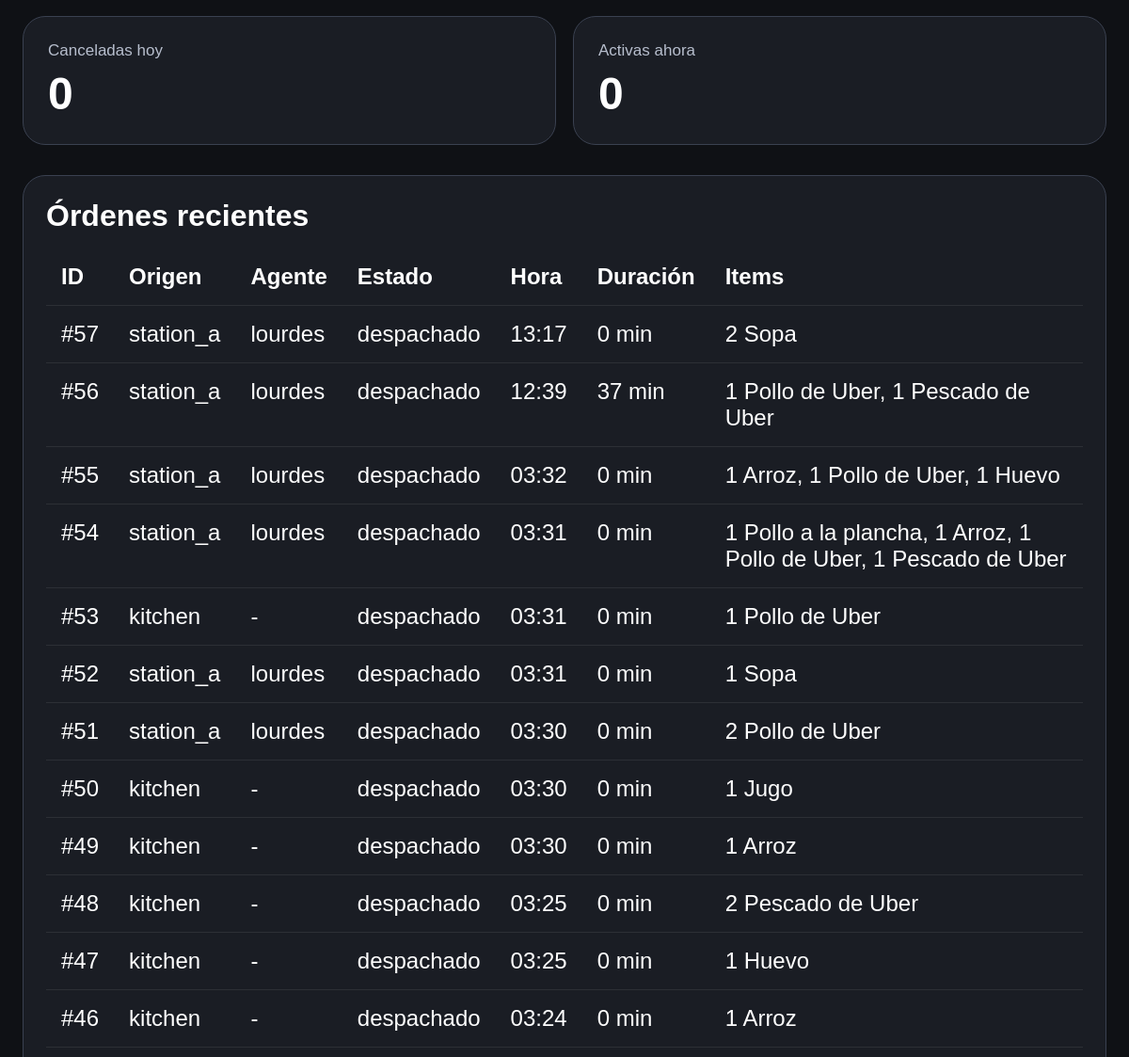
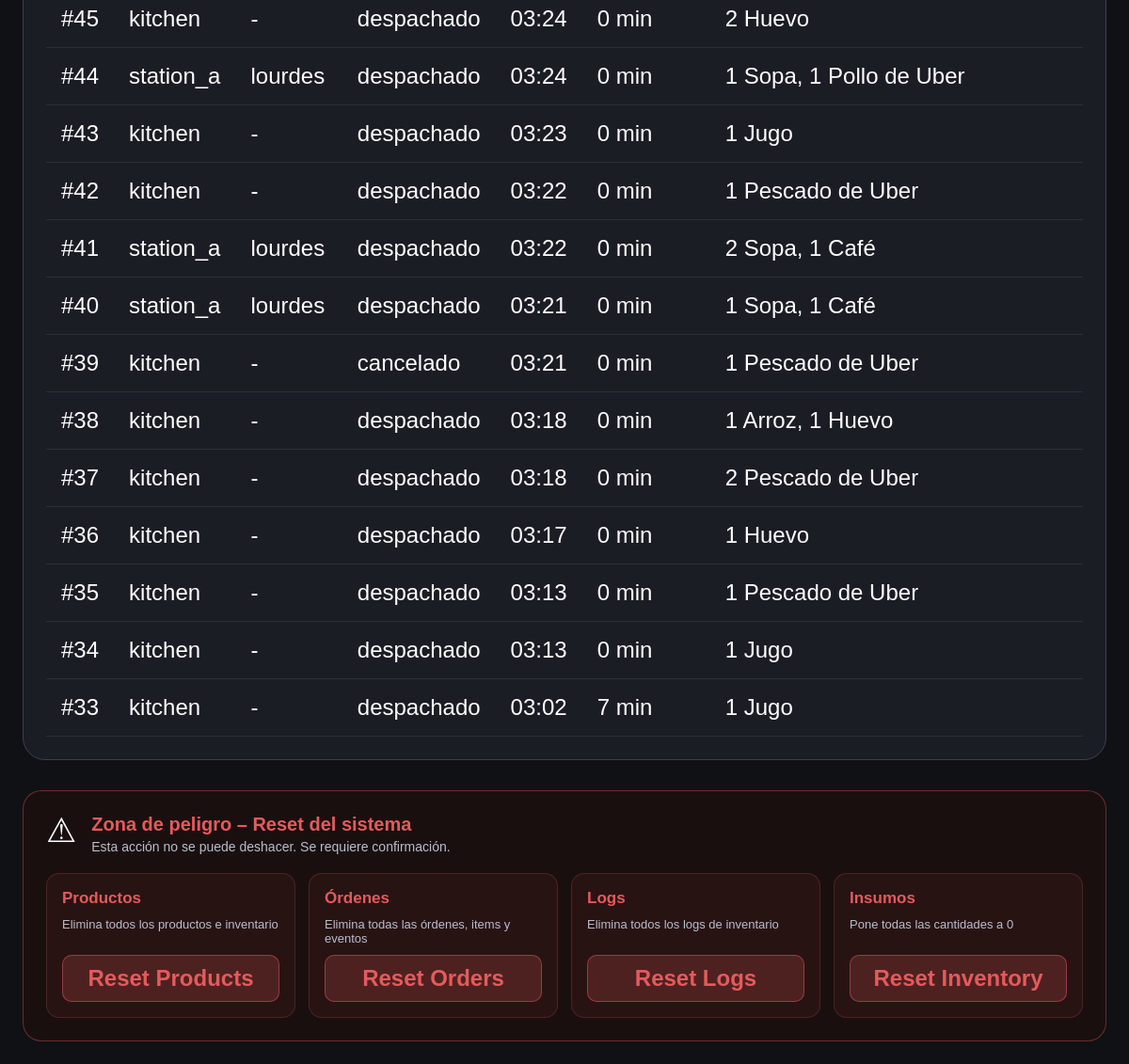
Before: /admin (signed in, lower part) with the older database file (2 pictures, top to bottom).
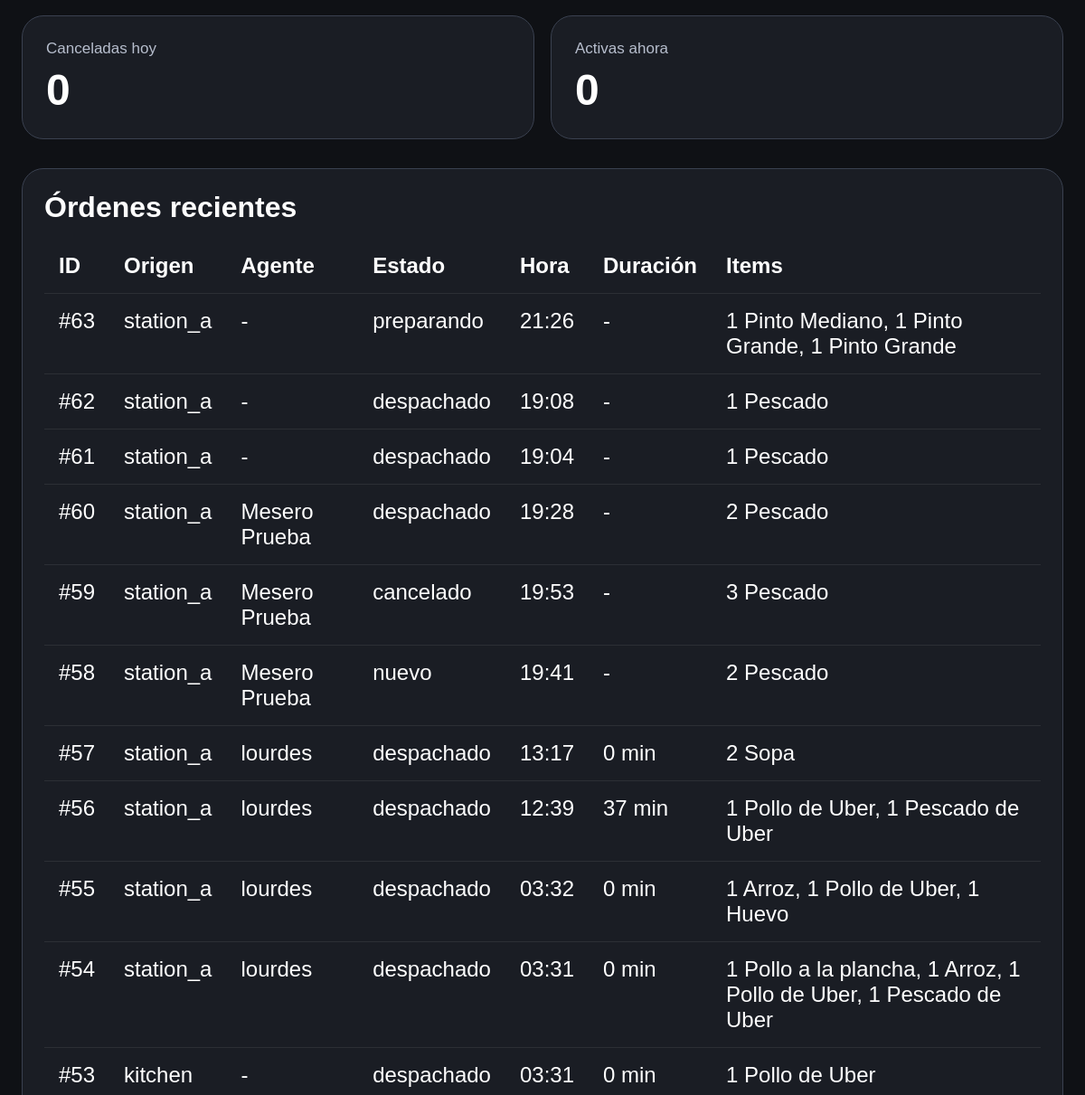
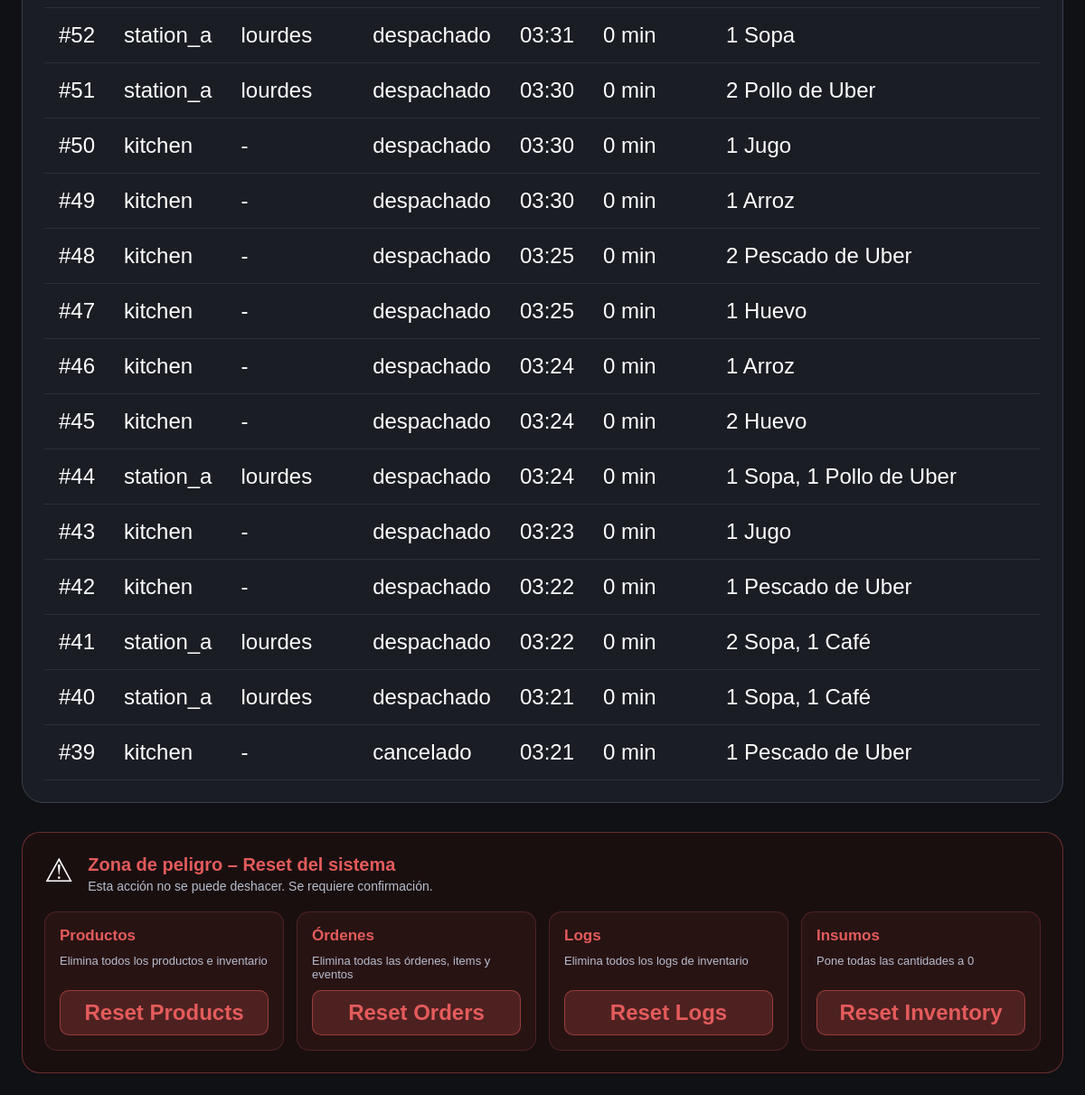
After: the same page with the newer database file (2 pictures, top to bottom).
### app/models.py (models this page shows)
class Order(Base):
    __tablename__ = "orders"
    id: Mapped[int] = mapped_column(Integer, primary_key=True, index=True)
    source_role: Mapped[str] = mapped_column(String(50), nullable=False)  # station_a / kitchen
    status: Mapped[str] = mapped_column(String(50), default="nuevo", index=True)
    requires_acceptance: Mapped[bool] = mapped_column(Boolean, default=True)
    waiter_id: Mapped[int | None] = mapped_column(Integer, ForeignKey("waiters.id"), nullable=True)
    waiter_name: Mapped[str | None] = mapped_column(String(200), nullable=True)
    order_label: Mapped[str | None] = mapped_column(String(120), nullable=True)  # nombre de la orden (ej. Uber)
    table_id: Mapped[int | None] = mapped_column(Integer, ForeignKey("tables.id"), nullable=True)
    created_at: Mapped[datetime] = mapped_column(DateTime, default=cr_now, index=True)
    accepted_at: Mapped[datetime | None] = mapped_column(DateTime, nullable=True)
    preparing_at: Mapped[datetime | None] = mapped_column(DateTime, nullable=True)
    ready_at: Mapped[datetime | None] = mapped_column(DateTime, nullable=True)
    dispatched_at: Mapped[datetime | None] = mapped_column(DateTime, nullable=True)
    cancelled_at: Mapped[datetime | None] = mapped_column(DateTime, nullable=True)
    updated_at: Mapped[datetime] = mapped_column(DateTime, default=cr_now, onupdate=cr_now)
    was_edited: Mapped[bool] = mapped_column(Boolean, default=False)
    was_cancelled: Mapped[bool] = mapped_column(Boolean, default=False)
    items = relationship("OrderItem", back_populates="order", cascade="all, delete-orphan")
    events = relationship("OrderEvent", back_populates="order", cascade="all, delete-orphan")
    table = relationship("Table")

class OrderItem(Base):
    __tablename__ = "order_items"
    id: Mapped[int] = mapped_column(Integer, primary_key=True)
    order_id: Mapped[int] = mapped_column(ForeignKey("orders.id"), nullable=False)
    product_id: Mapped[int] = mapped_column(ForeignKey("products.id"), nullable=False)
    quantity: Mapped[int] = mapped_column(Integer, default=1)
    order = relationship("Order", back_populates="items")
    product = relationship("Product")

class Product(Base):
    __tablename__ = "products"
    id: Mapped[int] = mapped_column(Integer, primary_key=True, index=True)
    name: Mapped[str] = mapped_column(String(200), unique=True, nullable=False)
    active: Mapped[bool] = mapped_column(Boolean, default=True)
    display_order: Mapped[int] = mapped_column(Integer, default=0)
    image_path: Mapped[str | None] = mapped_column(String(300), nullable=True)
    price: Mapped[float] = mapped_column(Float, default=0)
    category: Mapped[str] = mapped_column(String(40), default="General")
    created_at: Mapped[datetime] = mapped_column(DateTime, default=cr_now)

### app/routes/web.py (the view)
@router.get("/admin")
def admin_dashboard(request: Request, db: Session = Depends(get_db)):
    if not require_admin(request):
        return RedirectResponse(url="/admin/login")
    from sqlalchemy import func
    today_start = cr_now().replace(hour=0, minute=0, second=0, microsecond=0)
    yesterday_start = today_start - timedelta(days=1)
    orders_today_count = db.query(func.count(Order.id)).filter(Order.created_at >= today_start).scalar() or 0
    orders_yesterday_count = db.query(func.count(Order.id)).filter(Order.created_at >= yesterday_start, Order.created_at < today_start).scalar() or 0
    cancelled_today = db.query(func.count(Order.id)).filter(Order.created_at >= today_start, Order.was_cancelled == True).scalar() or 0
    active_now = db.query(func.count(Order.id)).filter(
        Order.created_at >= today_start,
        Order.status.in_(["nuevo", "aceptado", "preparando", "listo"]),
    ).scalar() or 0
    def avg_for_range(start, end=None):
        q = db.query(Order).filter(Order.created_at >= start)
        if end:
            q = q.filter(Order.created_at < end)
        q = q.filter((Order.dispatched_at != None) | (Order.cancelled_at != None))
        rows = q.all()
        values = [duration_seconds(o) for o in rows if duration_seconds(o) is not None]
        return round(sum(values) / len(values) / 60, 1) if values else 0
    stats = {
        "orders_today": orders_today_count,
        "orders_yesterday": orders_yesterday_count,
        "avg_today": avg_for_range(today_start),
        "avg_yesterday": avg_for_range(yesterday_start, today_start),
        "cancelled_today": cancelled_today,
        "active_now": active_now,
    }
    recent_orders = (
        db.query(Order)
        .options(joinedload(Order.items).joinedload(OrderItem.product))
        .order_by(Order.created_at.desc())
        .limit(25)
        .all()
    )
    leads_unread = db.query(func.count(ContactMessage.id)).filter(ContactMessage.status == "nuevo").scalar() or 0
    return templates.TemplateResponse(
        "admin.html",
        {"request": request, "stats": stats, "orders": recent_orders, "duration_seconds": duration_seconds,
         "leads_unread": leads_unread, "page_title": "Admin"},
    )

### app/templates/admin.html (shortened to what this page needs)
{% extends 'base.html' %}
{% block content %}
<div class="stats-grid">
  <div class="stat-card"><div class="stat-label">{{ t('adm.canceladas_hoy') }}</div><div class="stat-value">{{ stats.cancelled_today }}</div></div>
  <div class="stat-card"><div class="stat-label">{{ t('adm.activas_ahora') }}</div><div class="stat-value">{{ stats.active_now }}</div></div>
</div>
<div class="table-card">
  <h2>{{ t('adm.ordenes_recientes') }}</h2>
  <table class="big-table">
    <thead>
      <tr>
        <th>ID</th><th>{{ t('adm.th_origen') }}</th><th>{{ t('adm.th_agente') }}</th><th>{{ t('adm.th_estado') }}</th><th>{{ t('adm.th_hora') }}</th><th>{{ t('adm.th_duracion') }}</th><th>{{ t('adm.th_items') }}</th>
      </tr>
    </thead>
    <tbody>
      {% for order in orders %}
      <tr>
        <td>#{{ order.id }}</td>
        <td>{{ order.source_role }}</td>
        <td>{{ order.waiter_name or '-' }}</td>
        <td>{{ order.status }}</td>
        <td>{{ order.created_at.strftime('%H:%M') }}</td>
        <td>{% set secs = duration_seconds(order) %}{% if secs %}{{ (secs // 60) }} {{ t('adm.min') }}{% else %}-{% endif %}</td>
        <td>{% for item in order.items %}{{ item.quantity }} {{ item.product.name }}{% if not loop.last %}, {% endif %}{% endfor %}</td>
      </tr>
      {% endfor %}
    </tbody>
  </table>
</div>
<div class="danger-zone">
  <div class="danger-header">
    <span class="danger-icon">&#9888;</span>
    <div>
      <div class="danger-title">{{ t('adm.dz_title') }}</div>
      <div class="danger-sub">{{ t('adm.dz_sub') }}</div>
    </div>
  </div>
  <div class="reset-grid">
    <div class="reset-card">
      <div class="reset-label">{{ t('adm.productos') }}</div>
      <div class="reset-desc">{{ t('adm.dz_prod_desc') }}</div>
      <button class="btn-reset" data-endpoint="/admin/reset/products">Reset Products</button>
    </div>
    <div class="reset-card">
      <div class="reset-label">{{ t('adm.ordenes') }}</div>
      <div class="reset-desc">{{ t('adm.dz_ord_desc') }}</div>
      <button class="btn-reset" data-endpoint="/admin/reset/orders">Reset Orders</button>
    </div>
    <div class="reset-card">
      <div class="reset-label">{{ t('adm.logs') }}</div>
      <div class="reset-desc">{{ t('adm.dz_logs_desc') }}</div>
      <button class="btn-reset" data-endpoint="/admin/reset/logs">Reset Logs</button>
    </div>
    <div class="reset-card">
      <div class="reset-label">{{ t('adm.insumos') }}</div>
      <div class="reset-desc">{{ t('adm.dz_inv_desc') }}</div>
      <button class="btn-reset" data-endpoint="/admin/reset/inventory">Reset Inventory</button>
    </div>
  </div>
</div>
{% endblock %}

Changed rows visible on the page:
no longer on this page (row unchanged): Order: id "38", source_role "kitchen", waiter_name "-", status "despachado", created_at "03:18", value "0", t "min"
no longer on this page (row unchanged): OrderItem: quantity "1", product.name "Arroz", shown under "38"
no longer on this page (row unchanged): OrderItem: quantity "1", product.name "Huevo", shown under "38"
no longer on this page (row unchanged): Order: id "37", source_role "kitchen", waiter_name "-", status "despachado", created_at "03:18", value "0", t "min"
no longer on this page (row unchanged): OrderItem: quantity "2", product.name "Pescado de Uber", shown under "37"
no longer on this page (row unchanged): Order: id "36", source_role "kitchen", waiter_name "-", status "despachado", created_at "03:17", value "0", t "min"
no longer on this page (row unchanged): OrderItem: quantity "1", product.name "Huevo", shown under "36"
no longer on this page (row unchanged): Order: id "35", source_role "kitchen", waiter_name "-", status "despachado", created_at "03:13", value "0", t "min"
no longer on this page (row unchanged): OrderItem: quantity "1", product.name "Pescado de Uber", shown under "35"
no longer on this page (row unchanged): Order: id "34", source_role "kitchen", waiter_name "-", status "despachado", created_at "03:13", value "0", t "min"
no longer on this page (row unchanged): OrderItem: quantity "1", product.name "Jugo", shown under "34"
no longer on this page (row unchanged): Order: id "33", source_role "kitchen", waiter_name "-", status "despachado", created_at "03:02", value "7", t "min"
no longer on this page (row unchanged): OrderItem: quantity "1", product.name "Jugo", shown under "33"
added Order: id "63", source_role "station_a", waiter_name "-", status "preparando", created_at "21:26"
added OrderItem: quantity "1", product.name "Pinto Mediano", shown under "63"
added OrderItem: quantity "1", product.name "Pinto Grande", shown under "63"
added OrderItem: quantity "1", product.name "Pinto Grande", shown under "63"
added Order: id "62", source_role "station_a", waiter_name "-", status "despachado", created_at "19:08"
added OrderItem: quantity "1", product.name "Pescado", shown under "62"
added Order: id "61", source_role "station_a", waiter_name "-", status "despachado", created_at "19:04"
added OrderItem: quantity "1", product.name "Pescado", shown under "61"
added Order: id "60", source_role "station_a", waiter_name "Mesero Prueba", status "despachado", created_at "19:28"
added OrderItem: quantity "2", product.name "Pescado", shown under "60"
added Order: id "59", source_role "station_a", waiter_name "Mesero Prueba", status "cancelado", created_at "19:53"
added OrderItem: quantity "3", product.name "Pescado", shown under "59"
added Order: id "58", source_role "station_a", waiter_name "Mesero Prueba", status "nuevo", created_at "19:41"
added OrderItem: quantity "2", product.name "Pescado", shown under "58"
